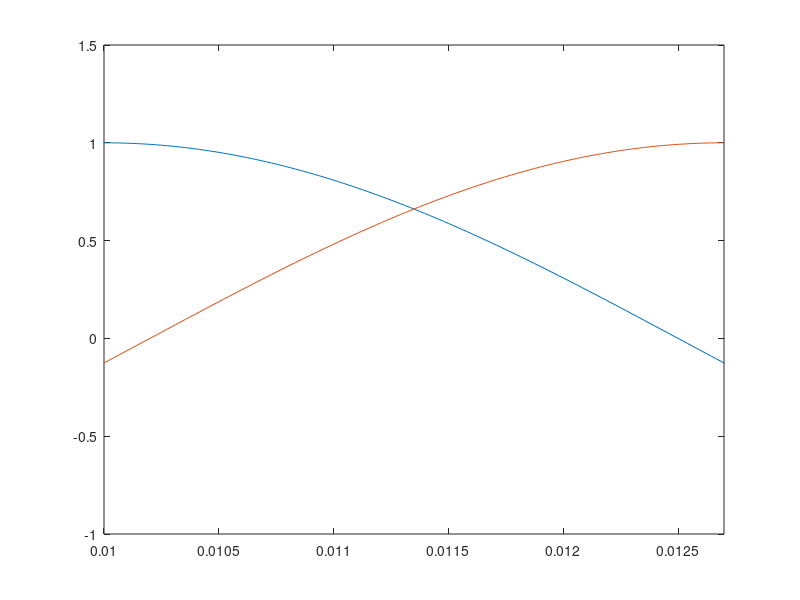

The MATLAB source for this figure:
fc=48000;
sinc=1/fc;
dur=0.2;
freq=100;
t=[0:sinc:dur-sinc];
x=cos(2*pi*freq*t);
delay=0.0027;
fds=(delay*fc);
ids=floor(fds);

tau=fds-ids;

c=(1-tau)/(1+tau);

Y=zeros(size(x));

for k=ids+2:length(x)
	ink=k-ids;
	Y(k)=c*x(ink)+x(ink-1)-c*Y(k-1);
end

plot(t, x, t, Y)
axis([.01 .0127])